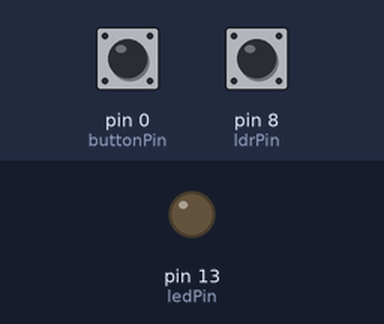
Recording of a sketch running on a simulated Arduino Uno, built with avr-gcc and run on an emulated ATmega328P. On the bench: output pins drawn as LEDs (lit = HIGH). The test bench sets the inputs (shaded band); at power-on: pin 0 (buttonPin) HIGH, pin 8 (ldrPin) HIGH.

Above: at 1.2 s.
1.3 s: pin 0 (buttonPin) pulled LOW for 0.15 s
At 1.42 s:
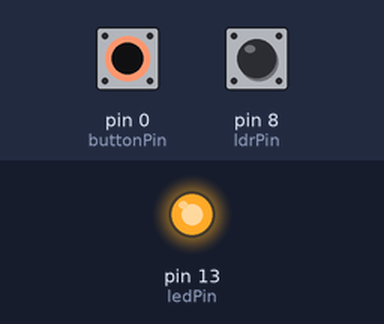
3.0 s: pin 8 (ldrPin) pulled LOW for 3.2 s
At 7.0 s:
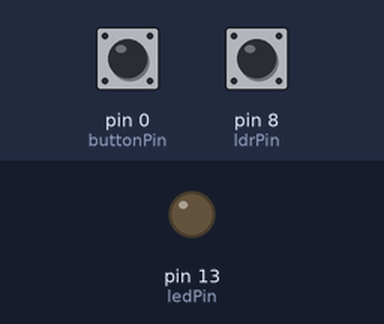
Timing chart, 0 to 8.5 s (numbered marks = the images above; inputs shaded):
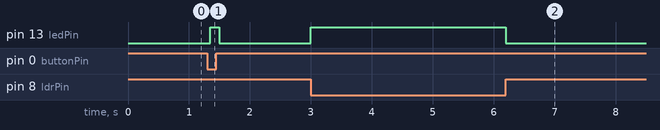

The sketch:

task1.ino
```cpp
const int ledPin = 13;
const int ldrPin = 8;
const int buttonPin = 0;

bool circuitEnabled = false;

bool lastButtonReading = HIGH;
bool buttonState = HIGH;  // Current debounced state
unsigned long lastDebounceTime = 0;
const unsigned long debounceDelay = 50;

void setup() {
  pinMode(ledPin, OUTPUT);
  pinMode(buttonPin, INPUT_PULLUP);
  pinMode(ldrPin, INPUT_PULLUP);
  digitalWrite(ledPin, LOW);
}

void loop() {
  bool currentReading = digitalRead(buttonPin);

  // If the button reading has changed, reset debounce timer
  if (currentReading != lastButtonReading) {
    lastDebounceTime = millis();
  }

  // If the reading is stable for > debounceDelay, treat as valid
  if ((millis() - lastDebounceTime) > debounceDelay) {
    // If state changed from last known stable state
    if (currentReading != buttonState) {
      buttonState = currentReading;

      // Only toggle on the **falling edge** (button press)
      if (buttonState == LOW) {
        circuitEnabled = !circuitEnabled;

        if (circuitEnabled) {
          blinkLED(1); // 2 blinks = ON
        } else {
          blinkLED(2); // 1 blink = OFF
        }
      }
    }
  }

  lastButtonReading = currentReading;

  // LDR-controlled LED only when circuit is enabled
  if (circuitEnabled) {
    if (digitalRead(ldrPin) == LOW) {
      digitalWrite(ledPin, HIGH);  // DARK: LED ON
    } else {
      digitalWrite(ledPin, LOW);   // LIGHT: LED OFF
    }
  } else {
    digitalWrite(ledPin, LOW);     // Circuit disabled
  }
}

void blinkLED(int times) {
  for (int i = 0; i < times; i++) {
    digitalWrite(ledPin, HIGH);
    delay(150);
    digitalWrite(ledPin, LOW);
    delay(150);
  }
}
```

Measured:
- after the input at 1.3 s, pin 13 (ledPin): LOW → HIGH after 0.05 s, → LOW 0.15 s later
- after the input at 3.0 s, pin 13 (ledPin): LOW → HIGH at once, → LOW 3.2 s later
